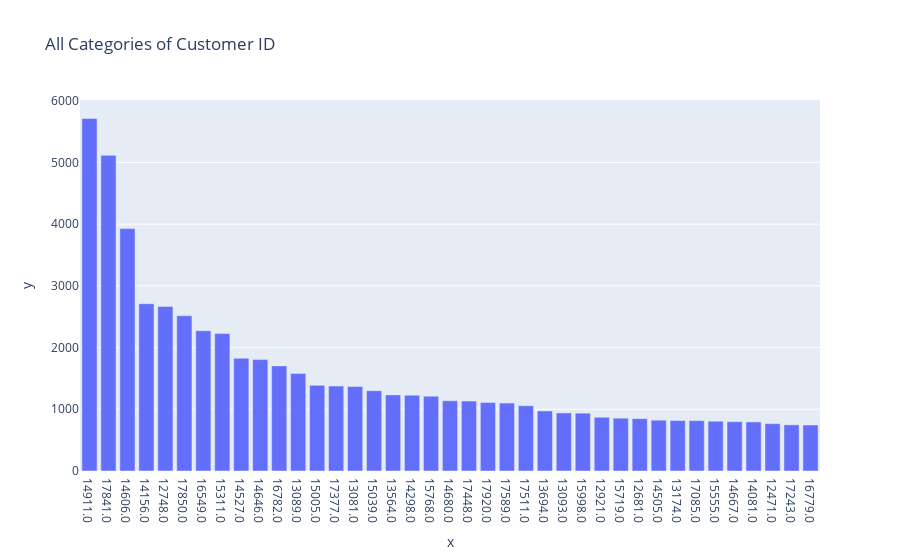

This figure's notebook cell:
### Markdown cell above
> Analisis Country

Tipo objeto, deberia ser tratado como categoria

No tenemos celdas faltantes, pero si una gran cantidad de duplicados. Pero esto se debe a que el local se debe encontrar en "United Kingdom".

### Code cell
profile_serie(df_retail["Customer ID"])

### Figure 1 — Plotly figure (JSON) as saved in the notebook; plotly's stock layout.template omitted (floating-point values rounded to 4 significant figures)
{"data": [{"alignmentgroup": "True", "hovertemplate": "x=%{x}<br>y=%{y}<extra></extra>", "legendgroup": "", "marker": {"color": "#636efa", "pattern": {"shape": ""}}, "name": "", "offsetgroup": "", "orientation": "v", "showlegend": false, "textposition": "auto", "type": "bar", "x": ["14911.0", "17841.0", "14606.0", "14156.0", "12748.0", "17850.0", "16549.0", "15311.0", "14527.0", "14646.0", "16782.0", "13089.0", "15005.0", "17377.0", "13081.0", "15039.0", "13564.0", "14298.0", "15768.0", "14680.0", "17448.0", "17920.0", "17589.0", "17511.0", "13694.0", "13093.0", "15998.0", "12921.0", "15719.0", "12681.0", "14505.0", "13174.0", "17085.0", "15555.0", "14667.0", "14081.0", "12471.0", "17243.0", "16779.0"], "xaxis": "x", "y": [5710, 5114, 3927, 2710, 2665, 2515, 2274, 2226, 1826, 1805, 1703, 1581, 1388, 1377, 1369, 1302, 1233, 1228, 1213, 1138, 1133, 1110, 1100, 1058, 973, 941, 937, 871, 856, 848, 823, 818, 816, 807, 799, 795, 767, 748, 745], "yaxis": "y"}], "layout": {"barmode": "relative", "legend": {"tracegroupgap": 0}, "title": {"text": "All Categories of Customer ID"}, "xaxis": {"anchor": "y", "domain": [0, 1], "title": {"text": "x"}}, "yaxis": {"anchor": "x", "domain": [0, 1], "title": {"text": "y"}}}}
